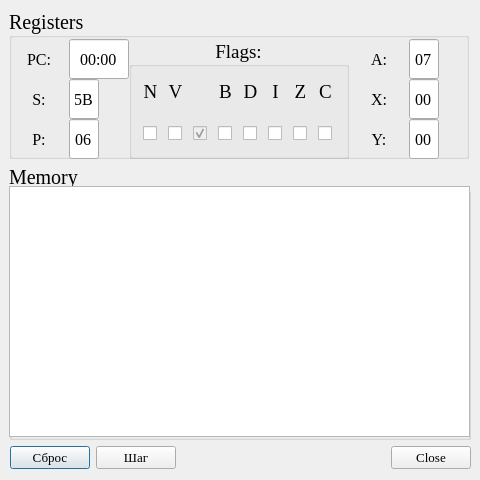
<?xml version="1.0" encoding="UTF-8"?>
<ui version="4.0">
 <class>DendyDebugger</class>
 <widget class="QDialog" name="DendyDebugger">
  <property name="geometry">
   <rect>
    <x>0</x>
    <y>0</y>
    <width>480</width>
    <height>480</height>
   </rect>
  </property>
  <property name="font">
   <font>
    <family>Times New Roman</family>
    <pointsize>10</pointsize>
   </font>
  </property>
  <property name="contextMenuPolicy">
   <enum>Qt::DefaultContextMenu</enum>
  </property>
  <property name="windowTitle">
   <string>Dendy debugger</string>
  </property>
  <property name="windowOpacity">
   <double>1.000000000000000</double>
  </property>
  <property name="sizeGripEnabled">
   <bool>false</bool>
  </property>
  <property name="modal">
   <bool>false</bool>
  </property>
  <widget class="QWidget" name="verticalLayoutWidget">
   <property name="geometry">
    <rect>
     <x>9</x>
     <y>9</y>
     <width>462</width>
     <height>431</height>
    </rect>
   </property>
   <layout class="QVBoxLayout" name="layout">
    <item>
     <widget class="QGroupBox" name="registers">
      <property name="minimumSize">
       <size>
        <width>460</width>
        <height>150</height>
       </size>
      </property>
      <property name="maximumSize">
       <size>
        <width>460</width>
        <height>150</height>
       </size>
      </property>
      <property name="font">
       <font>
        <pointsize>15</pointsize>
       </font>
      </property>
      <property name="title">
       <string>Registers</string>
      </property>
      <property name="alignment">
       <set>Qt::AlignLeading|Qt::AlignLeft|Qt::AlignVCenter</set>
      </property>
      <property name="flat">
       <bool>true</bool>
      </property>
      <property name="checkable">
       <bool>false</bool>
      </property>
      <widget class="QWidget" name="pc" native="true">
       <property name="geometry">
        <rect>
         <x>0</x>
         <y>30</y>
         <width>120</width>
         <height>40</height>
        </rect>
       </property>
       <property name="minimumSize">
        <size>
         <width>120</width>
         <height>40</height>
        </size>
       </property>
       <property name="maximumSize">
        <size>
         <width>120</width>
         <height>40</height>
        </size>
       </property>
       <property name="autoFillBackground">
        <bool>false</bool>
       </property>
       <widget class="QLabel" name="pcName">
        <property name="geometry">
         <rect>
          <x>0</x>
          <y>0</y>
          <width>60</width>
          <height>40</height>
         </rect>
        </property>
        <property name="font">
         <font>
          <pointsize>12</pointsize>
          <weight>50</weight>
          <bold>false</bold>
         </font>
        </property>
        <property name="text">
         <string>PC:</string>
        </property>
        <property name="alignment">
         <set>Qt::AlignCenter</set>
        </property>
       </widget>
       <widget class="QLineEdit" name="pcValue">
        <property name="geometry">
         <rect>
          <x>60</x>
          <y>0</y>
          <width>60</width>
          <height>40</height>
         </rect>
        </property>
        <property name="font">
         <font>
          <pointsize>12</pointsize>
         </font>
        </property>
        <property name="text">
         <string>00:00</string>
        </property>
        <property name="maxLength">
         <number>5</number>
        </property>
        <property name="frame">
         <bool>true</bool>
        </property>
        <property name="alignment">
         <set>Qt::AlignCenter</set>
        </property>
        <property name="readOnly">
         <bool>true</bool>
        </property>
       </widget>
      </widget>
      <widget class="QGroupBox" name="flags">
       <property name="geometry">
        <rect>
         <x>120</x>
         <y>30</y>
         <width>220</width>
         <height>120</height>
        </rect>
       </property>
       <property name="sizePolicy">
        <sizepolicy hsizetype="Fixed" vsizetype="Fixed">
         <horstretch>0</horstretch>
         <verstretch>0</verstretch>
        </sizepolicy>
       </property>
       <property name="font">
        <font>
         <pointsize>14</pointsize>
        </font>
       </property>
       <property name="title">
        <string>Flags:</string>
       </property>
       <property name="alignment">
        <set>Qt::AlignCenter</set>
       </property>
       <property name="flat">
        <bool>true</bool>
       </property>
       <widget class="QWidget" name="gridLayoutWidget">
        <property name="geometry">
         <rect>
          <x>10</x>
          <y>25</y>
          <width>201</width>
          <height>91</height>
         </rect>
        </property>
        <layout class="QGridLayout" name="values" columnminimumwidth="0,0,0,0,0,0,0,0">
         <item row="1" column="0">
          <widget class="QCheckBox" name="N">
           <property name="maximumSize">
            <size>
             <width>15</width>
             <height>15</height>
            </size>
           </property>
           <property name="text">
            <string/>
           </property>
          </widget>
         </item>
         <item row="1" column="2">
          <widget class="QCheckBox" name="checkBox_3">
           <property name="enabled">
            <bool>false</bool>
           </property>
           <property name="maximumSize">
            <size>
             <width>15</width>
             <height>15</height>
            </size>
           </property>
           <property name="text">
            <string/>
           </property>
           <property name="checkable">
            <bool>true</bool>
           </property>
           <property name="checked">
            <bool>true</bool>
           </property>
          </widget>
         </item>
         <item row="1" column="1">
          <widget class="QCheckBox" name="V">
           <property name="maximumSize">
            <size>
             <width>15</width>
             <height>15</height>
            </size>
           </property>
           <property name="text">
            <string/>
           </property>
          </widget>
         </item>
         <item row="1" column="3">
          <widget class="QCheckBox" name="B">
           <property name="enabled">
            <bool>true</bool>
           </property>
           <property name="maximumSize">
            <size>
             <width>15</width>
             <height>15</height>
            </size>
           </property>
           <property name="text">
            <string/>
           </property>
           <property name="checkable">
            <bool>true</bool>
           </property>
          </widget>
         </item>
         <item row="1" column="4">
          <widget class="QCheckBox" name="D">
           <property name="maximumSize">
            <size>
             <width>15</width>
             <height>15</height>
            </size>
           </property>
           <property name="text">
            <string/>
           </property>
          </widget>
         </item>
         <item row="1" column="5">
          <widget class="QCheckBox" name="I">
           <property name="maximumSize">
            <size>
             <width>15</width>
             <height>15</height>
            </size>
           </property>
           <property name="text">
            <string/>
           </property>
          </widget>
         </item>
         <item row="1" column="6">
          <widget class="QCheckBox" name="Z">
           <property name="maximumSize">
            <size>
             <width>15</width>
             <height>15</height>
            </size>
           </property>
           <property name="text">
            <string/>
           </property>
          </widget>
         </item>
         <item row="1" column="7">
          <widget class="QCheckBox" name="C">
           <property name="maximumSize">
            <size>
             <width>15</width>
             <height>15</height>
            </size>
           </property>
           <property name="text">
            <string/>
           </property>
          </widget>
         </item>
         <item row="0" column="0">
          <widget class="QLabel" name="flagN">
           <property name="maximumSize">
            <size>
             <width>15</width>
             <height>30</height>
            </size>
           </property>
           <property name="text">
            <string>N</string>
           </property>
           <property name="alignment">
            <set>Qt::AlignCenter</set>
           </property>
          </widget>
         </item>
         <item row="0" column="1">
          <widget class="QLabel" name="flagV">
           <property name="maximumSize">
            <size>
             <width>15</width>
             <height>30</height>
            </size>
           </property>
           <property name="text">
            <string>V</string>
           </property>
           <property name="alignment">
            <set>Qt::AlignCenter</set>
           </property>
          </widget>
         </item>
         <item row="0" column="4">
          <widget class="QLabel" name="flagD">
           <property name="maximumSize">
            <size>
             <width>15</width>
             <height>30</height>
            </size>
           </property>
           <property name="text">
            <string>D</string>
           </property>
           <property name="alignment">
            <set>Qt::AlignCenter</set>
           </property>
          </widget>
         </item>
         <item row="0" column="5">
          <widget class="QLabel" name="flagI">
           <property name="maximumSize">
            <size>
             <width>15</width>
             <height>30</height>
            </size>
           </property>
           <property name="text">
            <string>I</string>
           </property>
           <property name="alignment">
            <set>Qt::AlignCenter</set>
           </property>
          </widget>
         </item>
         <item row="0" column="6">
          <widget class="QLabel" name="flagZ">
           <property name="maximumSize">
            <size>
             <width>15</width>
             <height>30</height>
            </size>
           </property>
           <property name="text">
            <string>Z</string>
           </property>
           <property name="alignment">
            <set>Qt::AlignCenter</set>
           </property>
          </widget>
         </item>
         <item row="0" column="7">
          <widget class="QLabel" name="flagC">
           <property name="maximumSize">
            <size>
             <width>15</width>
             <height>30</height>
            </size>
           </property>
           <property name="text">
            <string>C</string>
           </property>
           <property name="alignment">
            <set>Qt::AlignCenter</set>
           </property>
          </widget>
         </item>
         <item row="0" column="3">
          <widget class="QLabel" name="flagB">
           <property name="maximumSize">
            <size>
             <width>15</width>
             <height>30</height>
            </size>
           </property>
           <property name="text">
            <string>B</string>
           </property>
           <property name="alignment">
            <set>Qt::AlignCenter</set>
           </property>
          </widget>
         </item>
        </layout>
       </widget>
      </widget>
      <widget class="QWidget" name="s" native="true">
       <property name="geometry">
        <rect>
         <x>0</x>
         <y>70</y>
         <width>120</width>
         <height>40</height>
        </rect>
       </property>
       <property name="minimumSize">
        <size>
         <width>120</width>
         <height>40</height>
        </size>
       </property>
       <property name="maximumSize">
        <size>
         <width>120</width>
         <height>40</height>
        </size>
       </property>
       <property name="autoFillBackground">
        <bool>false</bool>
       </property>
       <widget class="QLabel" name="sName">
        <property name="geometry">
         <rect>
          <x>0</x>
          <y>0</y>
          <width>60</width>
          <height>40</height>
         </rect>
        </property>
        <property name="font">
         <font>
          <pointsize>12</pointsize>
          <weight>50</weight>
          <bold>false</bold>
         </font>
        </property>
        <property name="text">
         <string>S:</string>
        </property>
        <property name="alignment">
         <set>Qt::AlignCenter</set>
        </property>
       </widget>
       <widget class="QLineEdit" name="sValue">
        <property name="geometry">
         <rect>
          <x>60</x>
          <y>0</y>
          <width>30</width>
          <height>40</height>
         </rect>
        </property>
        <property name="font">
         <font>
          <pointsize>12</pointsize>
         </font>
        </property>
        <property name="text">
         <string>5B</string>
        </property>
        <property name="maxLength">
         <number>2</number>
        </property>
        <property name="frame">
         <bool>true</bool>
        </property>
        <property name="cursorPosition">
         <number>2</number>
        </property>
        <property name="alignment">
         <set>Qt::AlignCenter</set>
        </property>
        <property name="readOnly">
         <bool>true</bool>
        </property>
       </widget>
      </widget>
      <widget class="QWidget" name="p" native="true">
       <property name="geometry">
        <rect>
         <x>0</x>
         <y>110</y>
         <width>120</width>
         <height>40</height>
        </rect>
       </property>
       <property name="minimumSize">
        <size>
         <width>120</width>
         <height>40</height>
        </size>
       </property>
       <property name="maximumSize">
        <size>
         <width>120</width>
         <height>40</height>
        </size>
       </property>
       <property name="autoFillBackground">
        <bool>false</bool>
       </property>
       <widget class="QLabel" name="pName">
        <property name="geometry">
         <rect>
          <x>0</x>
          <y>0</y>
          <width>60</width>
          <height>40</height>
         </rect>
        </property>
        <property name="font">
         <font>
          <pointsize>12</pointsize>
          <weight>50</weight>
          <bold>false</bold>
         </font>
        </property>
        <property name="text">
         <string>P:</string>
        </property>
        <property name="alignment">
         <set>Qt::AlignCenter</set>
        </property>
       </widget>
       <widget class="QLineEdit" name="pValue">
        <property name="geometry">
         <rect>
          <x>60</x>
          <y>0</y>
          <width>30</width>
          <height>40</height>
         </rect>
        </property>
        <property name="font">
         <font>
          <pointsize>12</pointsize>
         </font>
        </property>
        <property name="text">
         <string>06</string>
        </property>
        <property name="maxLength">
         <number>2</number>
        </property>
        <property name="frame">
         <bool>true</bool>
        </property>
        <property name="cursorPosition">
         <number>2</number>
        </property>
        <property name="alignment">
         <set>Qt::AlignCenter</set>
        </property>
        <property name="readOnly">
         <bool>true</bool>
        </property>
       </widget>
      </widget>
      <widget class="QWidget" name="a" native="true">
       <property name="geometry">
        <rect>
         <x>340</x>
         <y>30</y>
         <width>120</width>
         <height>40</height>
        </rect>
       </property>
       <property name="minimumSize">
        <size>
         <width>120</width>
         <height>40</height>
        </size>
       </property>
       <property name="maximumSize">
        <size>
         <width>120</width>
         <height>40</height>
        </size>
       </property>
       <property name="autoFillBackground">
        <bool>false</bool>
       </property>
       <widget class="QLabel" name="aName">
        <property name="geometry">
         <rect>
          <x>0</x>
          <y>0</y>
          <width>60</width>
          <height>40</height>
         </rect>
        </property>
        <property name="font">
         <font>
          <pointsize>12</pointsize>
          <weight>50</weight>
          <bold>false</bold>
         </font>
        </property>
        <property name="text">
         <string>A:</string>
        </property>
        <property name="alignment">
         <set>Qt::AlignCenter</set>
        </property>
       </widget>
       <widget class="QLineEdit" name="aValue">
        <property name="geometry">
         <rect>
          <x>60</x>
          <y>0</y>
          <width>30</width>
          <height>40</height>
         </rect>
        </property>
        <property name="font">
         <font>
          <pointsize>12</pointsize>
         </font>
        </property>
        <property name="text">
         <string>07</string>
        </property>
        <property name="maxLength">
         <number>2</number>
        </property>
        <property name="frame">
         <bool>true</bool>
        </property>
        <property name="cursorPosition">
         <number>2</number>
        </property>
        <property name="alignment">
         <set>Qt::AlignCenter</set>
        </property>
        <property name="readOnly">
         <bool>true</bool>
        </property>
       </widget>
      </widget>
      <widget class="QWidget" name="x" native="true">
       <property name="geometry">
        <rect>
         <x>340</x>
         <y>70</y>
         <width>120</width>
         <height>40</height>
        </rect>
       </property>
       <property name="minimumSize">
        <size>
         <width>120</width>
         <height>40</height>
        </size>
       </property>
       <property name="maximumSize">
        <size>
         <width>120</width>
         <height>40</height>
        </size>
       </property>
       <property name="autoFillBackground">
        <bool>false</bool>
       </property>
       <widget class="QLabel" name="xName">
        <property name="geometry">
         <rect>
          <x>0</x>
          <y>0</y>
          <width>60</width>
          <height>40</height>
         </rect>
        </property>
        <property name="font">
         <font>
          <pointsize>12</pointsize>
          <weight>50</weight>
          <bold>false</bold>
         </font>
        </property>
        <property name="text">
         <string>X:</string>
        </property>
        <property name="alignment">
         <set>Qt::AlignCenter</set>
        </property>
       </widget>
       <widget class="QLineEdit" name="xValue">
        <property name="geometry">
         <rect>
          <x>60</x>
          <y>0</y>
          <width>30</width>
          <height>40</height>
         </rect>
        </property>
        <property name="font">
         <font>
          <pointsize>12</pointsize>
         </font>
        </property>
        <property name="text">
         <string>00</string>
        </property>
        <property name="maxLength">
         <number>2</number>
        </property>
        <property name="frame">
         <bool>true</bool>
        </property>
        <property name="cursorPosition">
         <number>2</number>
        </property>
        <property name="alignment">
         <set>Qt::AlignCenter</set>
        </property>
        <property name="readOnly">
         <bool>true</bool>
        </property>
       </widget>
      </widget>
      <widget class="QWidget" name="y" native="true">
       <property name="geometry">
        <rect>
         <x>340</x>
         <y>110</y>
         <width>120</width>
         <height>40</height>
        </rect>
       </property>
       <property name="minimumSize">
        <size>
         <width>120</width>
         <height>40</height>
        </size>
       </property>
       <property name="maximumSize">
        <size>
         <width>120</width>
         <height>40</height>
        </size>
       </property>
       <property name="autoFillBackground">
        <bool>false</bool>
       </property>
       <widget class="QLabel" name="yName">
        <property name="geometry">
         <rect>
          <x>0</x>
          <y>0</y>
          <width>60</width>
          <height>40</height>
         </rect>
        </property>
        <property name="font">
         <font>
          <pointsize>12</pointsize>
          <weight>50</weight>
          <bold>false</bold>
         </font>
        </property>
        <property name="text">
         <string>Y:</string>
        </property>
        <property name="alignment">
         <set>Qt::AlignCenter</set>
        </property>
       </widget>
       <widget class="QLineEdit" name="yValue">
        <property name="geometry">
         <rect>
          <x>60</x>
          <y>0</y>
          <width>30</width>
          <height>40</height>
         </rect>
        </property>
        <property name="font">
         <font>
          <pointsize>12</pointsize>
         </font>
        </property>
        <property name="text">
         <string>00</string>
        </property>
        <property name="maxLength">
         <number>2</number>
        </property>
        <property name="frame">
         <bool>true</bool>
        </property>
        <property name="cursorPosition">
         <number>2</number>
        </property>
        <property name="alignment">
         <set>Qt::AlignCenter</set>
        </property>
        <property name="readOnly">
         <bool>true</bool>
        </property>
       </widget>
      </widget>
     </widget>
    </item>
    <item>
     <widget class="QGroupBox" name="memory">
      <property name="font">
       <font>
        <pointsize>15</pointsize>
       </font>
      </property>
      <property name="title">
       <string>Memory</string>
      </property>
      <property name="flat">
       <bool>true</bool>
      </property>
      <property name="checkable">
       <bool>false</bool>
      </property>
      <widget class="QListWidget" name="memoryView">
       <property name="geometry">
        <rect>
         <x>0</x>
         <y>21</y>
         <width>461</width>
         <height>251</height>
        </rect>
       </property>
       <property name="font">
        <font>
         <weight>75</weight>
         <bold>true</bold>
        </font>
       </property>
       <property name="alternatingRowColors">
        <bool>true</bool>
       </property>
       <property name="textElideMode">
        <enum>Qt::ElideRight</enum>
       </property>
      </widget>
     </widget>
    </item>
   </layout>
  </widget>
  <widget class="QWidget" name="horizontalLayoutWidget">
   <property name="geometry">
    <rect>
     <x>10</x>
     <y>440</y>
     <width>461</width>
     <height>36</height>
    </rect>
   </property>
   <layout class="QHBoxLayout" name="horizontalLayout">
    <item>
     <widget class="QPushButton" name="resetCPU">
      <property name="text">
       <string>Сброс</string>
      </property>
     </widget>
    </item>
    <item>
     <widget class="QPushButton" name="stepCPU">
      <property name="text">
       <string>Шаг</string>
      </property>
     </widget>
    </item>
    <item>
     <widget class="QDialogButtonBox" name="buttonBox">
      <property name="orientation">
       <enum>Qt::Horizontal</enum>
      </property>
      <property name="standardButtons">
       <set>QDialogButtonBox::Close</set>
      </property>
      <property name="centerButtons">
       <bool>false</bool>
      </property>
     </widget>
    </item>
   </layout>
  </widget>
 </widget>
 <resources/>
 <connections>
  <connection>
   <sender>buttonBox</sender>
   <signal>accepted()</signal>
   <receiver>DendyDebugger</receiver>
   <slot>accept()</slot>
   <hints>
    <hint type="sourcelabel">
     <x>248</x>
     <y>254</y>
    </hint>
    <hint type="destinationlabel">
     <x>157</x>
     <y>274</y>
    </hint>
   </hints>
  </connection>
  <connection>
   <sender>buttonBox</sender>
   <signal>rejected()</signal>
   <receiver>DendyDebugger</receiver>
   <slot>reject()</slot>
   <hints>
    <hint type="sourcelabel">
     <x>316</x>
     <y>260</y>
    </hint>
    <hint type="destinationlabel">
     <x>286</x>
     <y>274</y>
    </hint>
   </hints>
  </connection>
 </connections>
</ui>
